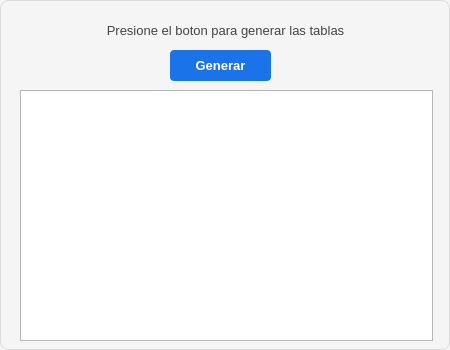
<?xml version="1.0" encoding="UTF-8"?>
<ui version="4.0">
 <class>Dialog</class>
 <widget class="QDialog" name="Dialog">
  <property name="geometry">
   <rect>
    <x>0</x>
    <y>0</y>
    <width>450</width>
    <height>350</height>
   </rect>
  </property>
  <property name="font">
   <font>
    <pointsize>10</pointsize>
   </font>
  </property>
  <property name="windowTitle">
   <string>Tablas del 1 al 10</string>
  </property>
  <property name="styleSheet">
   <string notr="true">/* Estilo general del diálogo */
QDialog {
    background-color: #f5f5f5;   /* Fondo claro */
    border: 1px solid #dcdcdc;   /* Borde sutil */
    border-radius: 8px;          /* Esquinas suaves */
    color: #333333;              /* Texto neutro */
}

/* Etiquetas */
QLabel {
    color: #444444;              /* Gris oscuro para contraste */
    padding: 4px;
}

/* Campos de texto */
QLineEdit {
    background-color: #ffffff;   /* Fondo blanco */
    border: 1px solid #cccccc;   /* Borde suave */
    border-radius: 4px;
    padding: 6px;
    selection-background-color: #87cefa; /* Azul claro al seleccionar */
    selection-color: #000000;
}

QLineEdit:focus {
    border: 1px solid #1a73e8;   /* Azul corporativo al enfocar */
    background-color: #fafafa;
}

/* Botones */
QPushButton {
    background-color: #1a73e8;   /* Azul profesional */
    color: #ffffff;
    border: none;
    border-radius: 4px;
    padding: 8px 14px;
    font-weight: bold;
}

QPushButton:hover {
    background-color: #1669c1;   /* Azul más intenso al pasar el cursor */
}

QPushButton:pressed {
    background-color: #0d47a1;   /* Azul profundo al presionar */
}

QPushButton:disabled {
    background-color: #e0e0e0;   /* Gris claro para deshabilitado */
    color: #888888;
}
</string>
  </property>
  <widget class="QLabel" name="label">
   <property name="geometry">
    <rect>
     <x>20</x>
     <y>10</y>
     <width>411</width>
     <height>41</height>
    </rect>
   </property>
   <property name="text">
    <string>Presione el boton para generar las tablas</string>
   </property>
   <property name="alignment">
    <set>Qt::AlignCenter</set>
   </property>
  </widget>
  <widget class="QPushButton" name="btn_generar">
   <property name="geometry">
    <rect>
     <x>170</x>
     <y>50</y>
     <width>101</width>
     <height>31</height>
    </rect>
   </property>
   <property name="text">
    <string>Generar</string>
   </property>
  </widget>
  <widget class="QTextEdit" name="lbl_tablas">
   <property name="geometry">
    <rect>
     <x>20</x>
     <y>90</y>
     <width>413</width>
     <height>251</height>
    </rect>
   </property>
   <property name="font">
    <font>
     <pointsize>7</pointsize>
    </font>
   </property>
   <property name="readOnly">
    <bool>true</bool>
   </property>
  </widget>
 </widget>
 <resources/>
 <connections/>
</ui>
